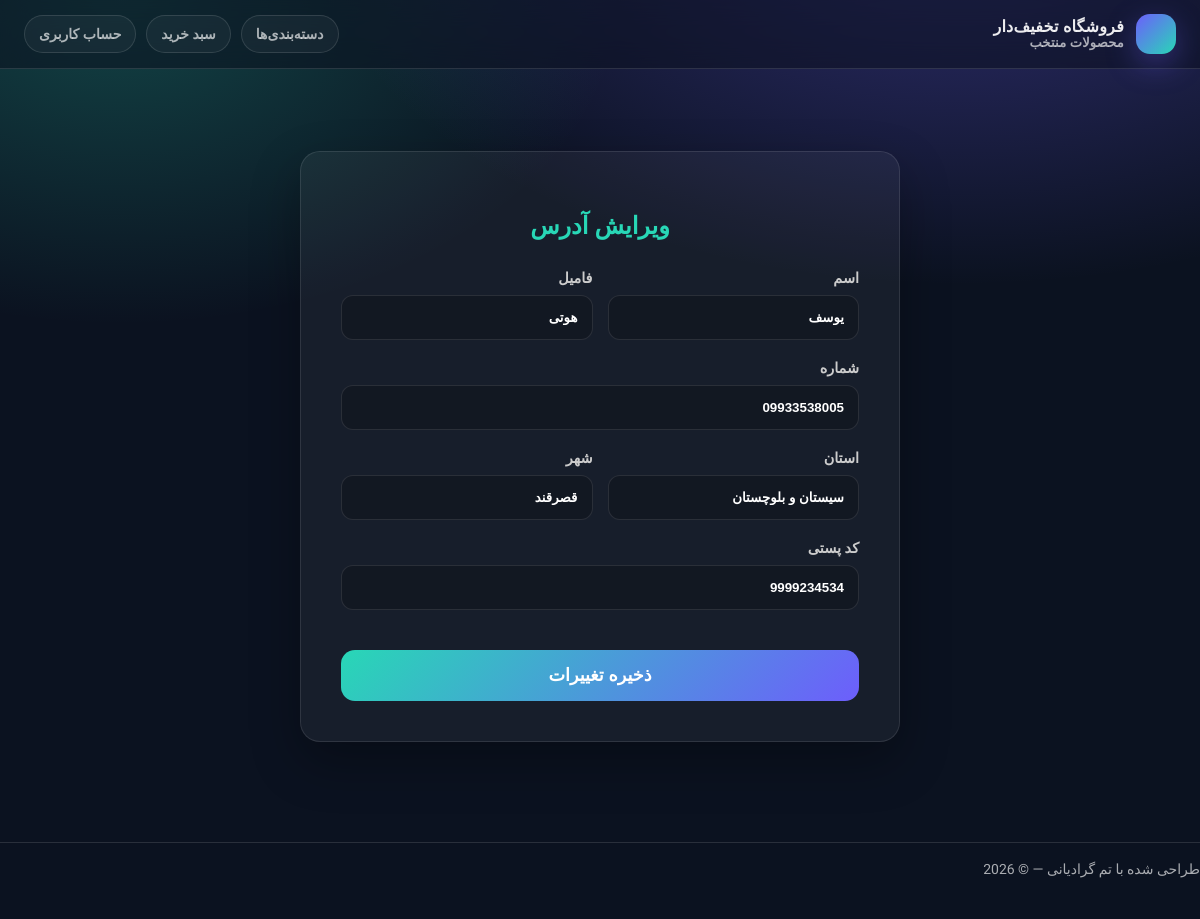
/account/edit_address/12/ (signed in), run on the app's committed database.
### account/models.py (models this page shows, shortened)
class AddressUser(models.Model):
    user = models.ForeignKey(User, on_delete=models.CASCADE, related_name='user', verbose_name="کاربر")
    phone_number = models.CharField(max_length=11, null=True, blank=True, verbose_name="شماره")
    first_name = models.CharField(max_length=55, verbose_name='اسم', null=True, blank=True)
    last_name = models.CharField(max_length=55, verbose_name='فامیل', null=True, blank=True)
    province = models.CharField(max_length=255, null=True, blank=True, verbose_name="استان")
    city = models.CharField(max_length=255, null=True, blank=True, verbose_name="شهر")
    cod_post = models.CharField(max_length=10, null=True, blank=True, verbose_name="کد پستی")
    created_at = models.DateTimeField(auto_now_add=True)
    updated_at = models.DateTimeField(auto_now=True)
    class Meta:
        ordering = ['-created_at']
        indexes = [
            models.Index(fields=["-created_at"]),
        ]

### account/views.py (the view, shortened to what this page needs)
# urls.py: path('edit_address/<int:pk>/', views.EditAddressView.as_view(), name='edit_address'),
class EditAddressView(UserPassesTestMixin, generic.UpdateView):
    model = AddressUser
    form_class = AddressCreatedForm
    template_name = "account/address_create.html"
    def test_func(self):
        if not self.request.user.is_authenticated:
            return False
        return True
    def get_context_data(self, **kwargs):
        context = super().get_context_data(**kwargs)
        context['is_edit'] = True
        return context

### account/forms.py
class AddressCreatedForm(forms.ModelForm):
    class Meta:
        model = AddressUser
        fields = ["first_name", "last_name", "phone_number", "province", "city", "cod_post"]
        widgets = {
            "first_name": forms.TextInput(attrs={'class': 'form-input', 'placeholder': 'نام خود را وارد کنید'}),
            "last_name": forms.TextInput(attrs={'class': 'form-input', 'placeholder': 'نام خانوادگی خود را وارد کنید'}),
            "phone_number": forms.TextInput(attrs={'class': 'form-input', 'placeholder': '09xxxxxxxxx'}),
            "province": forms.TextInput(attrs={'class': 'form-input', 'placeholder': 'مثلا: تهران'}),
            "city": forms.TextInput(attrs={'class': 'form-input', 'placeholder': 'مثلا: تهران'}),
            "cod_post": forms.TextInput(attrs={'class': 'form-input', 'placeholder': '12345-67890'}),
        }

### cart/context_processors.py (called while the page is built)
def cart(request):
    return {'cart': Cart(request)}

### account/templates/account/address_create.html (shortened to what this page needs)
{% extends "parent/base.html" %}
{% block content %}
<div class="address-container">
  <h2>{% if is_edit %}ویرایش آدرس{% else %}ثبت آدرس جدید{% endif %}</h2>
  <form method="post">
    <div class="form-row">
      <div class="form-group">
        <label for="{{ form.first_name.id_for_label }}">{{ form.first_name.label }}</label>
        {{ form.first_name }}
      </div>
      <div class="form-group">
        <label for="{{ form.last_name.id_for_label }}">{{ form.last_name.label }}</label>
        {{ form.last_name }}
      </div>
    </div>
    <div class="form-group">
      <label for="{{ form.phone_number.id_for_label }}">{{ form.phone_number.label }}</label>
      {{ form.phone_number }}
    </div>
    <div class="form-row">
      <div class="form-group">
        <label for="{{ form.province.id_for_label }}">{{ form.province.label }}</label>
        {{ form.province }}
      </div>
      <div class="form-group">
        <label for="{{ form.city.id_for_label }}">{{ form.city.label }}</label>
        {{ form.city }}
      </div>
    </div>
    <div class="form-group">
      <label for="{{ form.cod_post.id_for_label }}">{{ form.cod_post.label }}</label>
      {{ form.cod_post }}
    </div>
    <button type="submit" class="btn-submit">
      {% if is_edit %}ذخیره تغییرات{% else %}ثبت آدرس{% endif %}
    </button>
  </form>
</div>
{% endblock %}

### catalog/templates/parent/base.html (style rules this page uses)
:root { --bg: #0b1220; --card: rgba(255,255,255,.06); --card2: rgba(255,255,255,.09); --text: rgba(255,255,255,.92); --muted: rgba(255,255,255,.65); --border: rgba(255,255,255,.12); --primary: #6d5efc; --primary2: #28d7b6; --danger: #ff4d6d; --shadow: 0 18px 60px rgba(0,0,0,.35); --radius: 18px; }
* { box-sizing: border-box; }
body { margin:0; font-family:"Vazirmatn", system-ui, -apple-system, Segoe UI, Roboto, Arial; background: radial-gradient(1200px 700px at 80% -100px, rgba(109,94,252,.38), transparent 55%), radial-gradient(1000px 650px at 10% 0px, rgba(40,215,182,.25), transparent 50%), var(--bg); color: var(--text); }

### account/templates/account/address_create.html (style rules this page uses)
.address-container { max-width: 600px; margin: 60px auto; padding: 40px; background: rgba(255, 255, 255, 0.05); border: 1px solid rgba(255, 255, 255, 0.1); border-radius: 20px; box-shadow: 0 20px 50px rgba(0, 0, 0, 0.3); color: #fff; }
h2 { margin-bottom: 30px; font-weight: 900; text-align: center; color: #28d7b6; }
.form-row { display: grid; grid-template-columns: 1fr 1fr; gap: 15px; }
.form-group { margin-bottom: 20px; }
label { display: block; margin-bottom: 8px; font-weight: 800; color: #ccc; font-size: 0.9rem; }
.form-input { width: 100%; padding: 14px; border-radius: 12px; background: rgba(0, 0, 0, 0.2); border: 1px solid rgba(255, 255, 255, 0.1); color: #fff; font-weight: 600; box-sizing: border-box; }
.btn-submit { width: 100%; padding: 15px; margin-top: 20px; border: none; border-radius: 14px; font-weight: 900; background: linear-gradient(135deg, #28d7b6, #6d5efc); color: #fff; cursor: pointer; transition: transform 0.2s ease, box-shadow 0.2s ease; font-size: 1.1rem; }

### data on the page
AddressUser: first_name "یوسف", last_name "هوتی", phone_number "09933538005", province "سیستان و بلوچستان", city "قصرقند", cod_post "9999234534"
